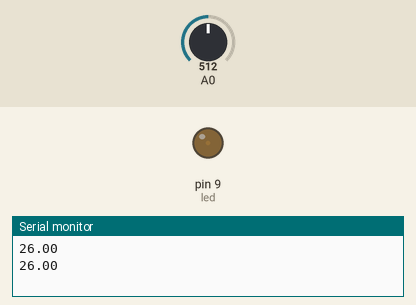
Recording of a sketch running on a simulated Arduino Uno, built with avr-gcc and run on an emulated ATmega328P. Parts: output pins drawn as LEDs (lit = HIGH), the last lines printed to the serial monitor. The test bench sets the inputs (shaded band); at power-on: A0 = 512.

Above: at 0.05 s.
At 0.95 s:
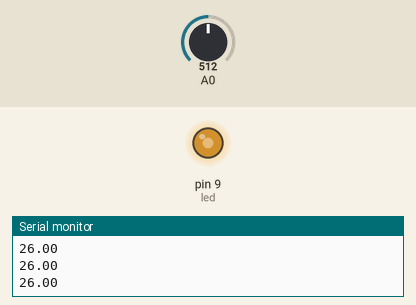
At 1.4 s:
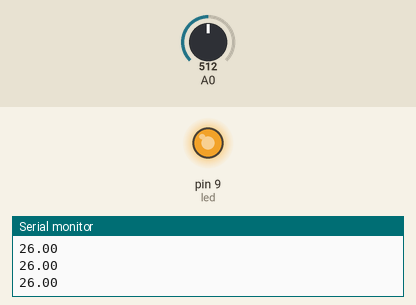
At 2.8 s:
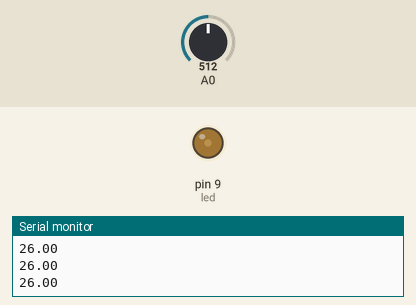
Timing chart, 0 to 7.2 s (numbered marks = the images above):
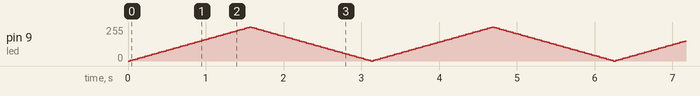

The sketch:

fade_one_led.ino
```cpp
int led = 9;           // ledi
int brightness = 0;    // kirkkausaste == aallon pituus on 0
int fadeAmount = 5;    // kuinka paljon kirkastuu kerrallaan

void setup() {
  pinMode(led, OUTPUT);
  Serial.begin(9600);
}

void loop() {
  // Luetaan jännite A0-portista
  int sensorValue = analogRead(A0);
  // Muutetaan luettu arvo jännitteeksi
  float voltage = map(sensorValue,330,1023,0,100);
  // Lähetetään jänniten sarjamonitoriin
  Serial.println(voltage);

  // asetetaan kirkkaus
  analogWrite(led, brightness);

  // kasvatetaan kirkkautta:
  brightness = brightness + fadeAmount;

  // jos kirkkaus on pienempi tai yhtäsuuri kuin nolla tai
  // suurempi tai yhtäsuuri kuin 255:
  if (brightness <= 0 || brightness >= 255) {
    fadeAmount = -fadeAmount;    // käännetään suuntaa
  }
  delay(30);
}
```
